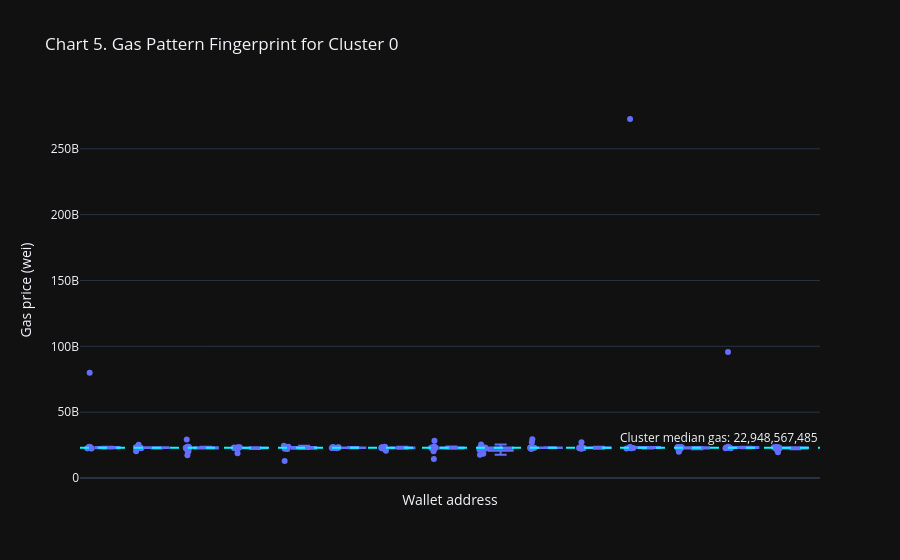

Notebook code cell kept with this figure:
### Code cell
fig5 = px.box(
    cluster_tx,
    x='address',
    y='gas_price',
    points='all',
    title=f'Chart 5. Gas Pattern Fingerprint for Cluster {largest_cluster}',
    labels={'address': 'Wallet address', 'gas_price': 'Gas price (wei)'},
    template='plotly_dark',
)
cluster_median_gas = float(cluster_tx['gas_price'].median())
fig5.add_hline(
    y=cluster_median_gas,
    line_dash='dash',
    line_color='cyan',
    annotation_text=f'Cluster median gas: {cluster_median_gas:,.0f}',
)
fig5.update_xaxes(showticklabels=False)
render_chart(fig5, 'chart_05_gas_fingerprint.png')

cluster_median_gas_cv = float(features[features['address'].isin(cluster_addresses)]['gas_price_cv'].median())
print(f'Near-identical gas strategy across the cluster — median gas CV = {cluster_median_gas_cv:.4f}.')

### Figure 1 — Plotly figure (JSON) as saved in the notebook; plotly's stock layout.template omitted (floating-point values rounded to 4 significant figures; data arrays with more than 128 entries replaced by an {"elided": "..."} marker saying what was removed)
{"data": [{"alignmentgroup": "True", "boxpoints": "all", "hovertemplate": "Wallet address=%{x}<br>Gas price (wei)=%{y}<extra></extra>", "legendgroup": "", "marker": {"color": "#636efa"}, "name": "", "notched": false, "offsetgroup": "", "orientation": "v", "showlegend": false, "type": "box", "x": {"elided": "194 str values"}, "x0": " ", "xaxis": "x", "y": {"elided": "194 int values"}, "y0": " ", "yaxis": "y"}], "layout": {"annotations": [{"showarrow": false, "text": "Cluster median gas: 22,948,567,485", "x": 1, "xanchor": "right", "xref": "x domain", "y": 22950000000.0, "yanchor": "bottom", "yref": "y"}], "boxmode": "group", "legend": {"tracegroupgap": 0}, "shapes": [{"line": {"color": "cyan", "dash": "dash"}, "type": "line", "x0": 0, "x1": 1, "xref": "x domain", "y0": 22950000000.0, "y1": 22950000000.0, "yref": "y"}], "title": {"text": "Chart 5. Gas Pattern Fingerprint for Cluster 0"}, "xaxis": {"anchor": "y", "domain": [0.0, 1.0], "showticklabels": false, "title": {"text": "Wallet address"}}, "yaxis": {"anchor": "x", "domain": [0.0, 1.0], "title": {"text": "Gas price (wei)"}}}}
